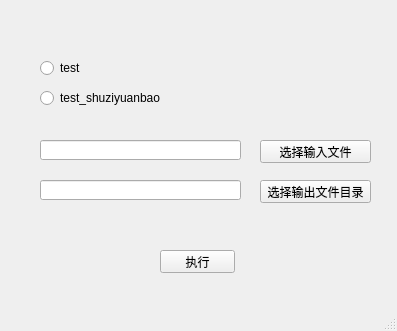
<?xml version="1.0" encoding="UTF-8"?>
<ui version="4.0">
 <class>MainWindow</class>
 <widget class="QMainWindow" name="MainWindow">
  <property name="geometry">
   <rect>
    <x>0</x>
    <y>0</y>
    <width>397</width>
    <height>331</height>
   </rect>
  </property>
  <property name="windowTitle">
   <string>MainWindow</string>
  </property>
  <widget class="QWidget" name="centralwidget">
   <widget class="QRadioButton" name="radioTxtType">
    <property name="geometry">
     <rect>
      <x>40</x>
      <y>60</y>
      <width>89</width>
      <height>16</height>
     </rect>
    </property>
    <property name="text">
     <string>test</string>
    </property>
   </widget>
   <widget class="QRadioButton" name="radioTxtType_2">
    <property name="geometry">
     <rect>
      <x>40</x>
      <y>90</y>
      <width>131</width>
      <height>16</height>
     </rect>
    </property>
    <property name="text">
     <string>test_shuziyuanbao</string>
    </property>
   </widget>
   <widget class="QLineEdit" name="text_file_input">
    <property name="geometry">
     <rect>
      <x>40</x>
      <y>140</y>
      <width>201</width>
      <height>20</height>
     </rect>
    </property>
   </widget>
   <widget class="QLineEdit" name="text_file_output">
    <property name="geometry">
     <rect>
      <x>40</x>
      <y>180</y>
      <width>201</width>
      <height>20</height>
     </rect>
    </property>
   </widget>
   <widget class="QPushButton" name="button_input_choose">
    <property name="geometry">
     <rect>
      <x>260</x>
      <y>140</y>
      <width>111</width>
      <height>23</height>
     </rect>
    </property>
    <property name="text">
     <string>选择输入文件</string>
    </property>
   </widget>
   <widget class="QPushButton" name="button_output_choose">
    <property name="geometry">
     <rect>
      <x>260</x>
      <y>180</y>
      <width>111</width>
      <height>23</height>
     </rect>
    </property>
    <property name="text">
     <string>选择输出文件目录</string>
    </property>
   </widget>
   <widget class="QLabel" name="label_execute_info">
    <property name="geometry">
     <rect>
      <x>120</x>
      <y>220</y>
      <width>151</width>
      <height>16</height>
     </rect>
    </property>
    <property name="text">
     <string/>
    </property>
    <property name="alignment">
     <set>Qt::AlignCenter</set>
    </property>
   </widget>
   <widget class="QPushButton" name="button_execute">
    <property name="geometry">
     <rect>
      <x>160</x>
      <y>250</y>
      <width>75</width>
      <height>23</height>
     </rect>
    </property>
    <property name="text">
     <string>执行</string>
    </property>
   </widget>
  </widget>
  <widget class="QMenuBar" name="menubar">
   <property name="geometry">
    <rect>
     <x>0</x>
     <y>0</y>
     <width>397</width>
     <height>23</height>
    </rect>
   </property>
  </widget>
  <widget class="QStatusBar" name="statusbar"/>
 </widget>
 <resources/>
 <connections/>
</ui>
